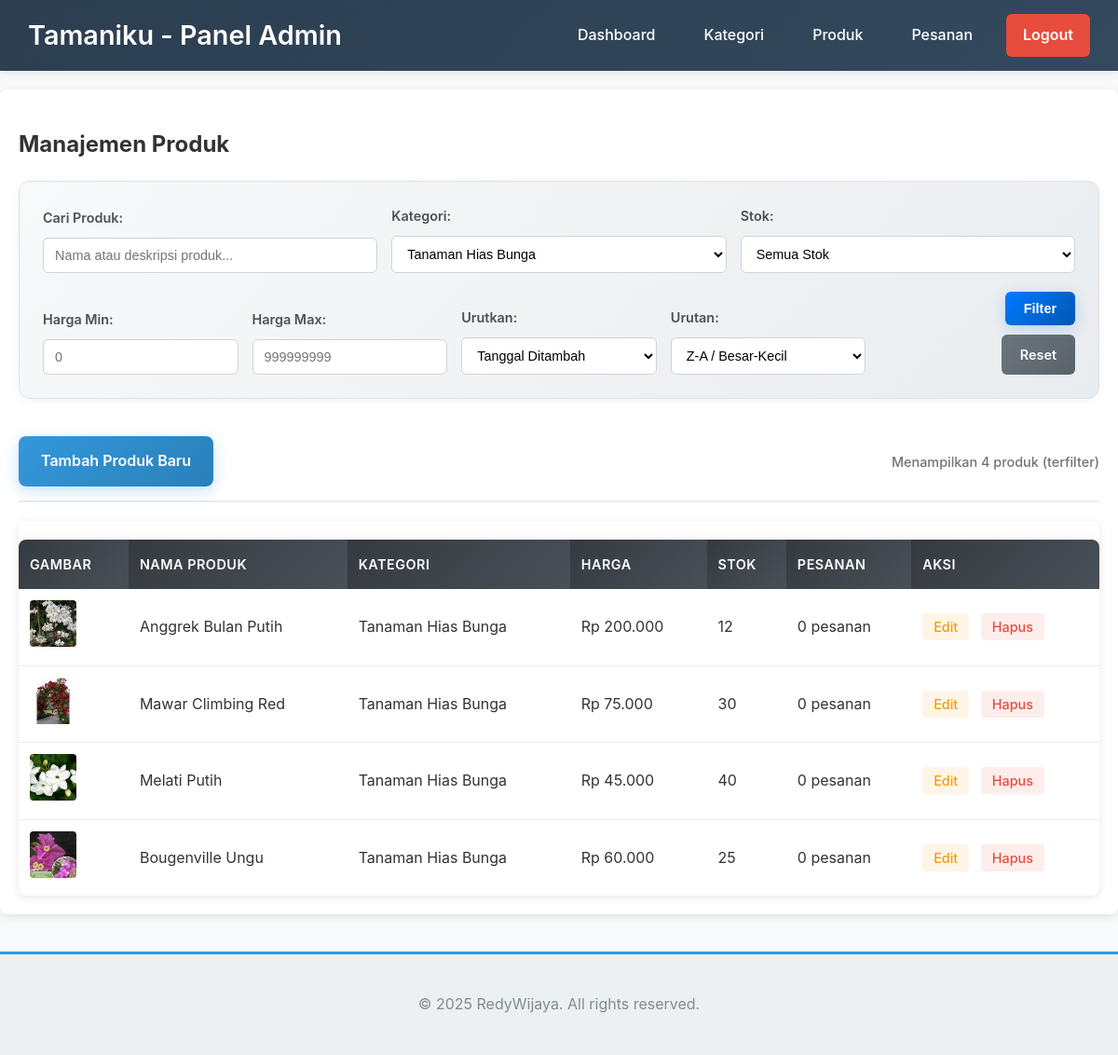
Page /admin/produk.php?kategori=2 (signed in) on the committed database.
### tables this page shows
CREATE TABLE `produk` (
  `id` int(11) NOT NULL AUTO_INCREMENT,
  `id_kategori` int(11) NOT NULL,
  `nama_produk` varchar(255) NOT NULL,
  `deskripsi` text DEFAULT NULL,
  `harga` int(11) NOT NULL,
  `stok` int(11) NOT NULL DEFAULT 0,
  `gambar` varchar(255) DEFAULT NULL,
  `created_at` timestamp NOT NULL DEFAULT current_timestamp(),
  PRIMARY KEY (`id`),
  KEY `id_kategori` (`id_kategori`),
  CONSTRAINT `produk_ibfk_1` FOREIGN KEY (`id_kategori`) REFERENCES `kategori` (`id`) ON DELETE CASCADE
);

CREATE TABLE `kategori` (
  `id` int(11) NOT NULL AUTO_INCREMENT,
  `nama_kategori` varchar(150) NOT NULL,
  PRIMARY KEY (`id`)
);

### admin/produk.php (the view, shortened to what this page needs)
<?php
include '../templates/header_admin.php';
$search = $_GET['search'] ?? '';
$kategori_filter = $_GET['kategori'] ?? '';
$stok_filter = $_GET['stok'] ?? '';
$harga_min = $_GET['harga_min'] ?? '';
$harga_max = $_GET['harga_max'] ?? '';
$sort = $_GET['sort'] ?? 'p.created_at';
$order = $_GET['order'] ?? 'DESC';
$where_conditions = [];
$params = [];
$param_types = '';
if (!empty($kategori_filter)) {
    $where_conditions[] = "p.id_kategori = ?";
    $params[] = $kategori_filter;
    $param_types .= 'i';
}
$where_clause = !empty($where_conditions) ? "WHERE " . implode(" AND ", $where_conditions) : "";
$order = ($order === 'ASC') ? 'ASC' : 'DESC';
$sql = "SELECT p.*, k.nama_kategori, COUNT(ps.id) as jumlah_pesanan
        FROM produk p
        JOIN kategori k ON p.id_kategori = k.id
        LEFT JOIN pesanan ps ON p.id = ps.id_produk
        $where_clause
        GROUP BY p.id
        ORDER BY $sort $order";
if (!empty($params)) {
    $stmt = $conn->prepare($sql);
    $stmt->bind_param($param_types, ...$params);
    $stmt->execute();
    $produk_list = $stmt->get_result();
} else {
    $produk_list = $conn->query($sql);
}
$kategori_options = $conn->query("SELECT * FROM kategori ORDER BY nama_kategori ASC");
?>
<h2>Manajemen Produk</h2>
<div class="filter-section">
    <form method="GET" action="produk.php" class="filter-form">
        <div class="filter-row">
            <div class="filter-group">
                <label for="search">Cari Produk:</label>
                <input type="text" id="search" name="search" value="<?php echo htmlspecialchars($search); ?>"
                       placeholder="Nama atau deskripsi produk..." class="search-input">
            </div>
            <div class="filter-group">
                <label for="kategori">Kategori:</label>
                <select id="kategori" name="kategori" class="kategori-select">
                    <?php while ($kat = $kategori_options->fetch_assoc()): ?>
                        <option value="<?php echo $kat['id']; ?>"
                                <?php echo ($kategori_filter == $kat['id']) ? 'selected' : ''; ?>>
                            <?php echo htmlspecialchars($kat['nama_kategori']); ?>
                        </option>
                    <?php endwhile; ?>
                </select>
            </div>
            <div class="filter-group">
                <label for="stok">Stok:</label>
                <select id="stok" name="stok" class="stok-select">
                    <option value="">Semua Stok</option>
                </select>
            </div>
        </div>
        <div class="filter-row">
            <div class="filter-group">
                <label for="harga_min">Harga Min:</label>
                <input type="number" id="harga_min" name="harga_min" value="<?php echo htmlspecialchars($harga_min); ?>"
                       placeholder="0" class="price-input" step="1000">
            </div>
            <div class="filter-group">
                <label for="harga_max">Harga Max:</label>
                <input type="number" id="harga_max" name="harga_max" value="<?php echo htmlspecialchars($harga_max); ?>"
                       placeholder="999999999" class="price-input" step="1000">
            </div>
            <div class="filter-group">
                <label for="sort">Urutkan:</label>
                <select id="sort" name="sort" class="sort-select">
                    <option value="p.created_at" <?php echo ($sort === 'p.created_at') ? 'selected' : ''; ?>>Tanggal Ditambah</option>
                </select>
            </div>
            <div class="filter-group">
                <label for="order">Urutan:</label>
                <select id="order" name="order" class="order-select">
                    <option value="DESC" <?php echo ($order === 'DESC') ? 'selected' : ''; ?>>Z-A / Besar-Kecil</option>
                </select>
            </div>
            <div class="filter-group filter-actions">
                <button type="submit" class="btn-filter">Filter</button>
                <a href="produk.php" class="btn-reset">Reset</a>
            </div>
        </div>
    </form>
</div>
<div class="action-bar">
    <a href="produk_tambah.php" class="btn-tambah">Tambah Produk Baru</a>
    <?php
    $total_results = $produk_list->num_rows;
    echo "<span class='results-info'>Menampilkan $total_results produk";
    if (!empty($search) || !empty($kategori_filter) || !empty($stok_filter) || !empty($harga_min) || !empty($harga_max)) {
        echo " (terfilter)";
    }
    echo "</span>";
    ?>
</div>
<div class="table-responsive">
<table>
    <thead>
        <tr>
            <th>Gambar</th>
            <th>Nama Produk</th>
            <th>Kategori</th>
            <th>Harga</th>
            <th>Stok</th>
            <th>Pesanan</th>
            <th>Aksi</th>
        </tr>
    </thead>
    <tbody>
        <?php while ($row = $produk_list->fetch_assoc()): ?>
        <tr>
            <td>
                <?php if ($row['gambar']): ?>
                    <img src="../uploads/<?php echo htmlspecialchars($row['gambar']); ?>"
                         alt="<?php echo htmlspecialchars($row['nama_produk']); ?>"
                         style="width: 50px; height: 50px; object-fit: cover; border-radius: 4px;">
                <?php else: ?>
                    <div style="width: 50px; height: 50px; background-color: #f0f0f0; border-radius: 4px; display: flex; align-items: center; justify-content: center; font-size: 12px; color: #999;">
                        No Image
                    </div>
                <?php endif; ?>
            </td>
            <td><?php echo htmlspecialchars($row['nama_produk']); ?></td>
            <td><?php echo htmlspecialchars($row['nama_kategori']); ?></td>
            <td>Rp <?php echo number_format($row['harga'], 0, ',', '.'); ?></td>
            <td><?php echo $row['stok']; ?></td>
            <td><?php echo $row['jumlah_pesanan']; ?> pesanan</td>
            <td>
                <a href="produk_edit.php?id=<?php echo $row['id']; ?>" class="btn-edit">Edit</a>
                <?php if ($row['jumlah_pesanan'] == 0): ?>
                    <a href="produk_hapus.php?id=<?php echo $row['id']; ?>" class="btn-hapus">Hapus</a>
                <?php else: ?>
                    <span style="color: #999; font-size: 0.9em;">Tidak dapat dihapus</span>
                <?php endif; ?>
            </td>
        </tr>
        <?php endwhile; ?>
    </tbody>
</table>
</div>
<?php include '../templates/footer_admin.php';?>

### assets/css/style.css (style rules this page uses)
body { font-family: -apple-system, BlinkMacSystemFont, 'Segoe UI', Roboto, Oxygen, Ubuntu, Cantarell, sans-serif; margin: 0; background-color: #f8f9fa; color: #333; line-height: 1.6; }
a { text-decoration: none; color: #007bff; transition: color 0.3s ease; }
button, .btn-tambah { background: linear-gradient(135deg, #3498db 0%, #2980b9 100%); color: white; padding: 14px 24px; border: none; cursor: pointer; border-radius: 8px; font-size: 16px; font-weight: 600; transition: all 0.3s ease; text-decoration: none; display: inline-block; box-shadow: 0 4px 15px rgba(52, 152, 219, 0.3); position: relative; overflow: hidden; }
.table-responsive { overflow-x: auto; margin-top: 20px; }
table { width: 100%; border-collapse: collapse; margin-top: 20px; background: #fff; border-radius: 8px; overflow: hidden; box-shadow: 0 4px 15px rgba(0,0,0,0.1); }
th, td { padding: 15px 12px; text-align: left; border-bottom: 1px solid #e9ecef; }
th { background: linear-gradient(135deg, #34495e 0%, #2c3e50 100%); color: white; font-weight: 600; text-transform: uppercase; font-size: 0.85em; letter-spacing: 0.5px; }
.btn-edit { color: #f39c12; padding: 6px 12px; background-color: rgba(243, 156, 18, 0.1); border-radius: 4px; font-size: 0.9em; font-weight: 500; margin-right: 8px; transition: all 0.3s ease; }
.btn-hapus { color: #e74c3c; padding: 6px 12px; background-color: rgba(231, 76, 60, 0.1); border-radius: 4px; font-size: 0.9em; font-weight: 500; transition: all 0.3s ease; }
.results-info { font-weight: 600; color: #495057; }
.filter-section { background: linear-gradient(135deg, #f8f9fa 0%, #e9ecef 100%); border: 1px solid #dee2e6; border-radius: 12px; padding: 25px; margin-bottom: 25px; box-shadow: 0 2px 10px rgba(0,0,0,0.05); }
.filter-form { display: flex; flex-direction: column; gap: 20px; }
.filter-row { display: grid; grid-template-columns: repeat(auto-fit, minmax(200px, 1fr)); gap: 15px; align-items: end; }
.filter-group { display: flex; flex-direction: column; gap: 5px; }
.filter-group label { font-weight: 600; color: #495057; font-size: 0.9em; margin-bottom: 5px; }
.search-input, .kategori-select, .stok-select, .sort-select, .order-select, .price-input, .date-input, .status-select { padding: 10px 12px; border: 1px solid #ced4da; border-radius: 6px; font-size: 0.9em; transition: all 0.3s ease; background-color: #fff; }
.filter-actions { display: flex; gap: 10px; align-items: end; }
.btn-filter, .btn-reset { padding: 10px 20px; border: none; border-radius: 6px; font-weight: 600; cursor: pointer; transition: all 0.3s ease; text-decoration: none; display: inline-block; text-align: center; font-size: 0.9em; }
.btn-filter { background: linear-gradient(135deg, #007bff 0%, #0056b3 100%); color: white; }
.btn-reset { background: linear-gradient(135deg, #6c757d 0%, #5a6268 100%); color: white; }
.action-bar { display: flex; justify-content: space-between; align-items: center; margin-bottom: 20px; padding: 15px 0; border-bottom: 2px solid #e9ecef; }
.results-info { color: #6c757d; font-size: 0.9em; font-weight: 500; }
.table-responsive { overflow-x: auto; border-radius: 8px; box-shadow: 0 2px 10px rgba(0,0,0,0.1); }
table { width: 100%; border-collapse: collapse; background: white; border-radius: 8px; overflow: hidden; }
table th { background: linear-gradient(135deg, #343a40 0%, #495057 100%); color: white; padding: 15px 12px; font-weight: 600; text-align: left; font-size: 0.9em; border: none; }
table td { padding: 12px; border-bottom: 1px solid #e9ecef; vertical-align: middle; }
table tr:last-child td { border-bottom: none; }

### rows in the picture
produk: gambar (picture), nama_produk "Anggrek Bulan Putih", id_kategori.nama_kategori "Tanaman Hias Bunga", harga "200.000", stok "12", jumlah_pesanan "0"
produk: gambar (picture), nama_produk "Mawar Climbing Red", id_kategori.nama_kategori "Tanaman Hias Bunga", harga "75.000", stok "30", jumlah_pesanan "0"
produk: gambar (picture), nama_produk "Melati Putih", id_kategori.nama_kategori "Tanaman Hias Bunga", harga "45.000", stok "40", jumlah_pesanan "0"
produk: gambar (picture), nama_produk "Bougenville Ungu", id_kategori.nama_kategori "Tanaman Hias Bunga", harga "60.000", stok "25", jumlah_pesanan "0"

### other values in the picture
$total_results "4"
form field kategori "Tanaman Hias Bunga"
